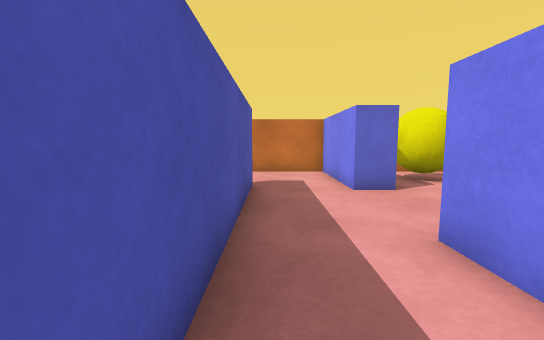
view 1 (above)

21 first-person views from a walk through a Unity game level. The camera is 0.58 m above the floor, tilts 6° down and sees 90° across. The floor is counted in squares, 0.5 m on a side. Each view is taken from the middle of a square. On the plan, view 1 faces up. The plan holds only what a view shows up to about 12 squares ahead; the rest is blank.

view 2
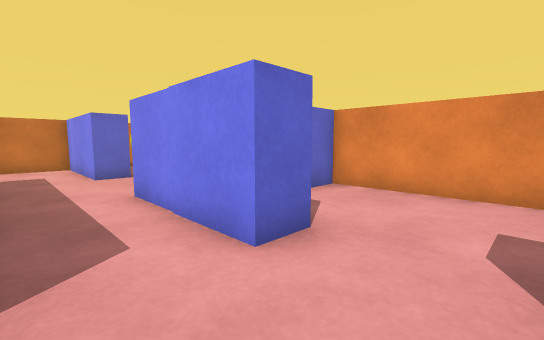

view 3
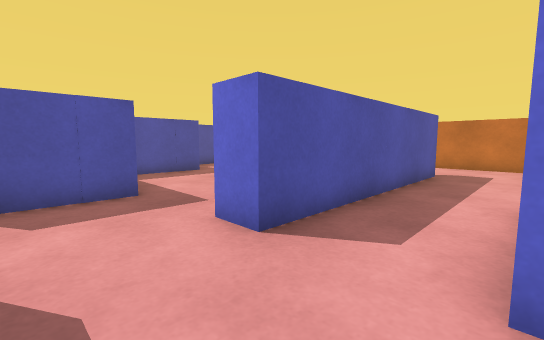

view 4
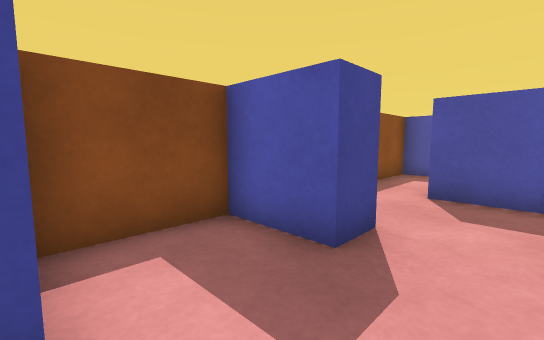

view 5
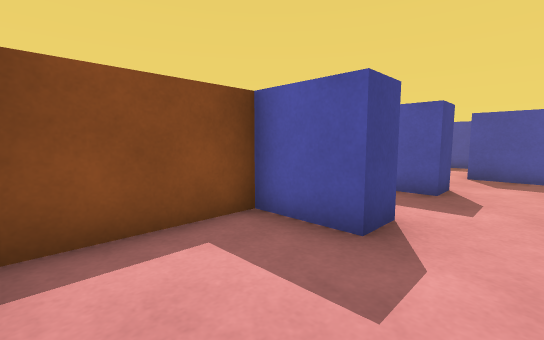

view 6
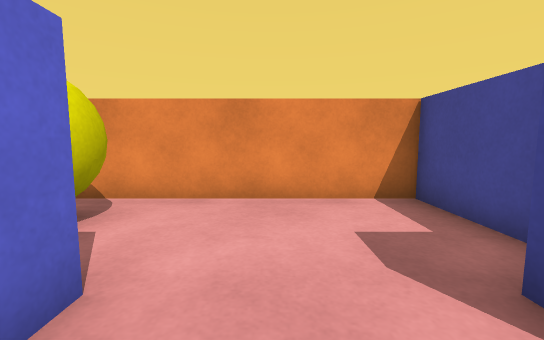

view 7
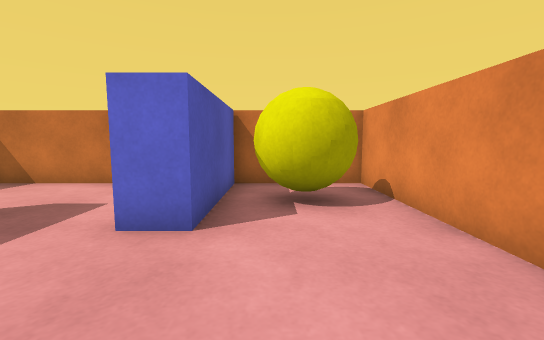

view 8
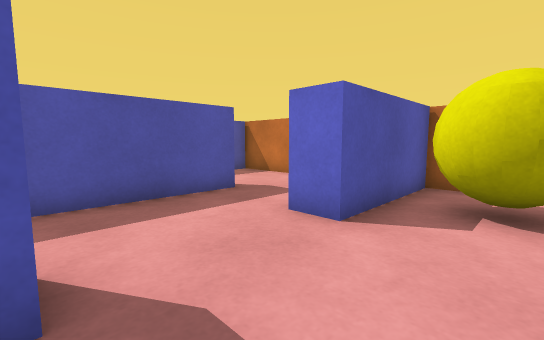

view 9
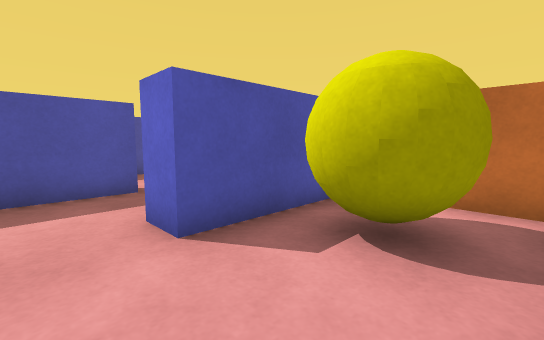

view 10
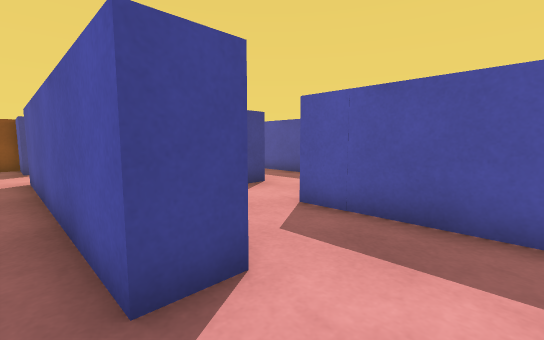

view 11
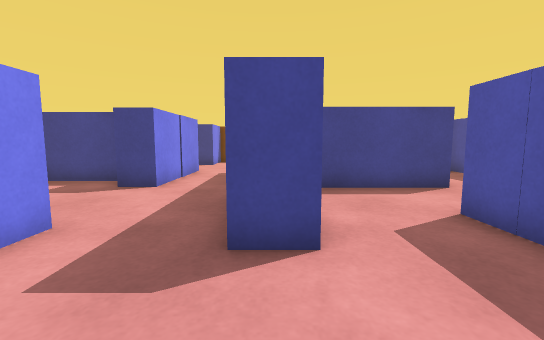

view 12
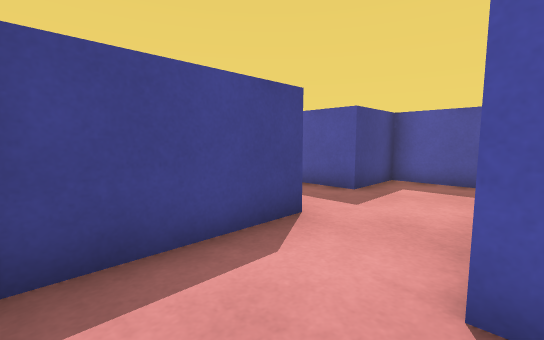

view 13
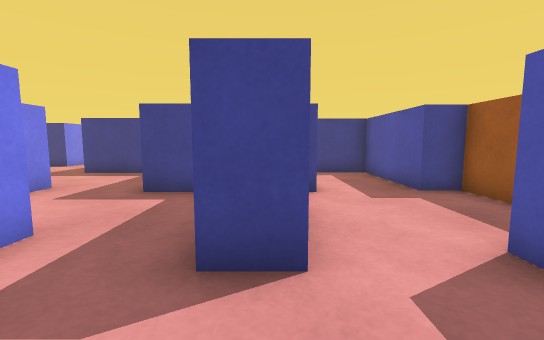

view 14
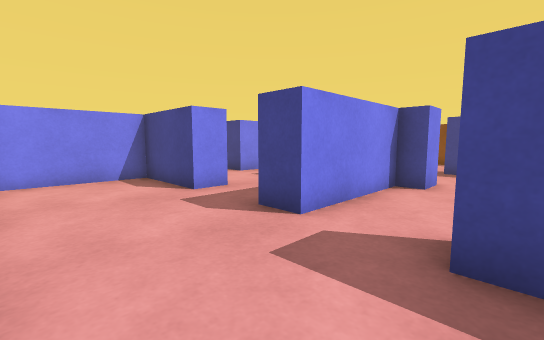

view 15
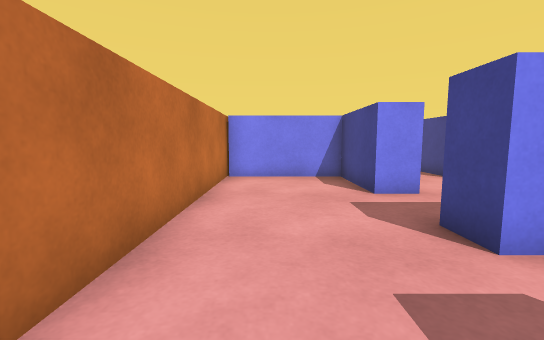

view 16
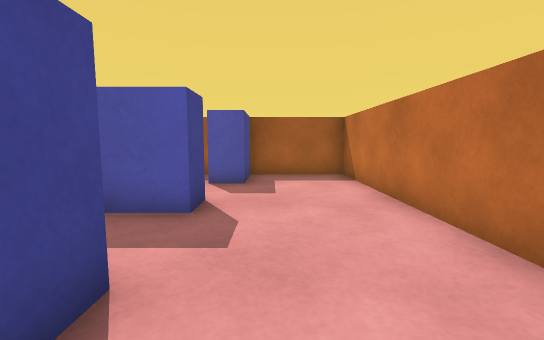

view 17
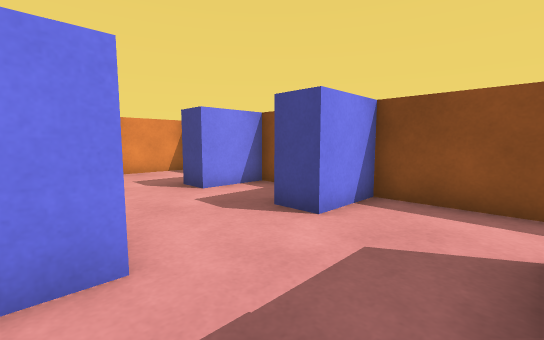

view 18
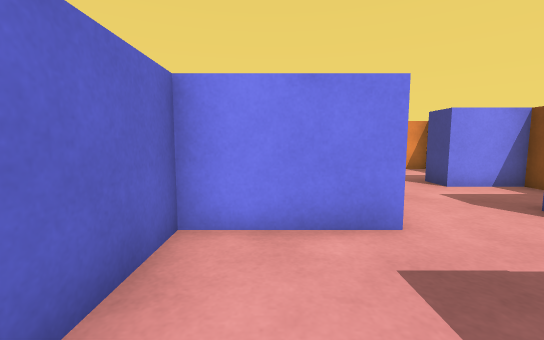

view 19
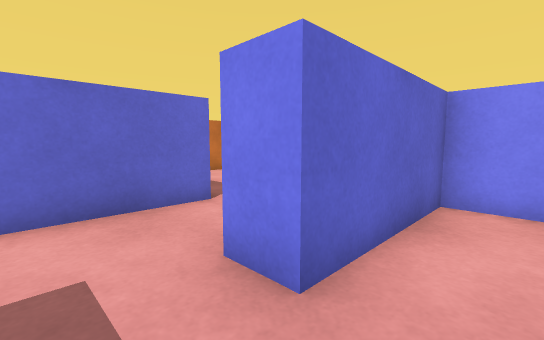

view 20
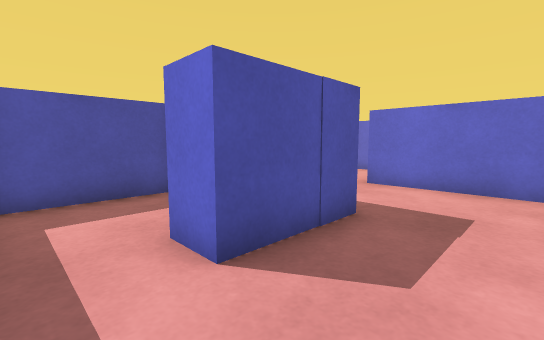

view 21
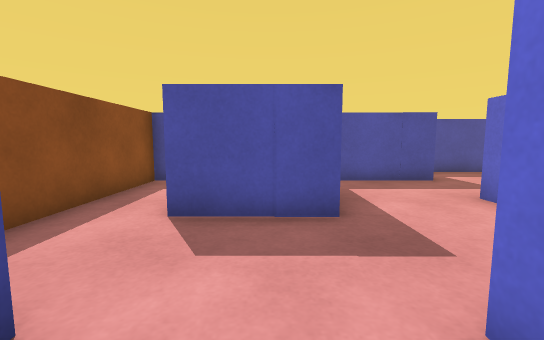

### Floor plan
Key: @ floor where view 1 was taken; # wall or solid block; . floor; O other object.
Columns run from 16 left of view 1 to 7 right of it. Each row starts with its distance up from view 1.
 11 ########################
 10 #..........##.....##...#
  9 #..........##.....##  O#
  8 #..........##.....##OO.#
  7 #OO.....#####..#..##.O.#
  6 #OO..##.#####..#.......#
  5 #....##........#.......#
  4 #....##........#.......#
  3 ##..#####..#####..OO...#
  2  #..#   #..#####..O ####
  1  #...   #......#..O   ##
  0  #...   #......#@.OO...#
 -1  ####   #####.....OO...#
 -2         #   #..........#
 -3         #..OO..........#
 -4         #......O..OO...#
 -5         #......O..OO...#
 -6         ################

Where each view was taken, in squares from view 1:
view 1: 0 up, 0 right, facing up
view 2: 3 down, 0 right, facing up-right
view 3: 3 down, 2 right, facing up-left
view 4: 2 down, 2 right, facing down-left
view 5: 2 down, 6 right, facing down-left
view 6: 5 up, 1 right, facing right
view 7: 3 up, 4 right, facing up
view 8: 3 up, 5 right, facing up-left
view 9: 5 up, 6 right, facing up-left
view 10: 9 up, 0 right, facing down-left
view 11: 10 up, 1 left, facing down
view 12: 6 up, 2 left, facing down-left
view 13: 9 up, 11 left, facing down
view 14: 10 up, 14 left, facing down-right
view 15: 9 up, 14 left, facing right
view 16: 8 up, 6 left, facing left
view 17: 0 up, 4 left, facing down-right
view 18: 1 up, 5 left, facing right
view 19: 1 up, 7 left, facing up-right
view 20: 5 down, 2 left, facing up-left
view 21: 2 down, 0 right, facing left
